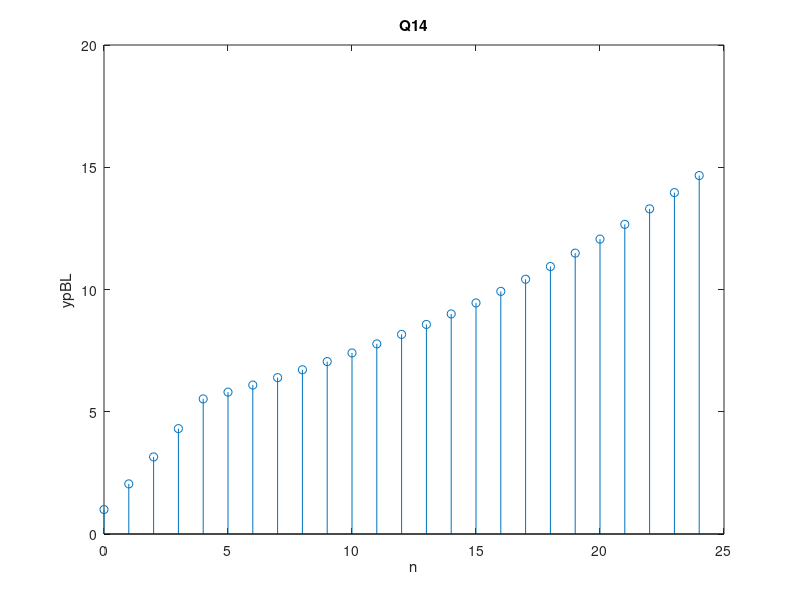

The MATLAB source for this figure:
r= 0.05;
N0 = 5;

n = 0:24;
ypBL = zeros(size(n)); % Preallocating enough memory for y
region1 = (n>=0)&(n< N0); % First interval
ypBL(region1) = ((1+r).^(n(region1)+1)-1)/r;
region2 = (n>=N0)&(n<=24);
ypBL(region2) = 1/r * ((1+r).^(n(region2)+1) - (1+r).^(n(region2)-N0+1));

figure(1);
stem(n,ypBL);
xlabel('n');
ylabel('ypBL');
title('Q14');
